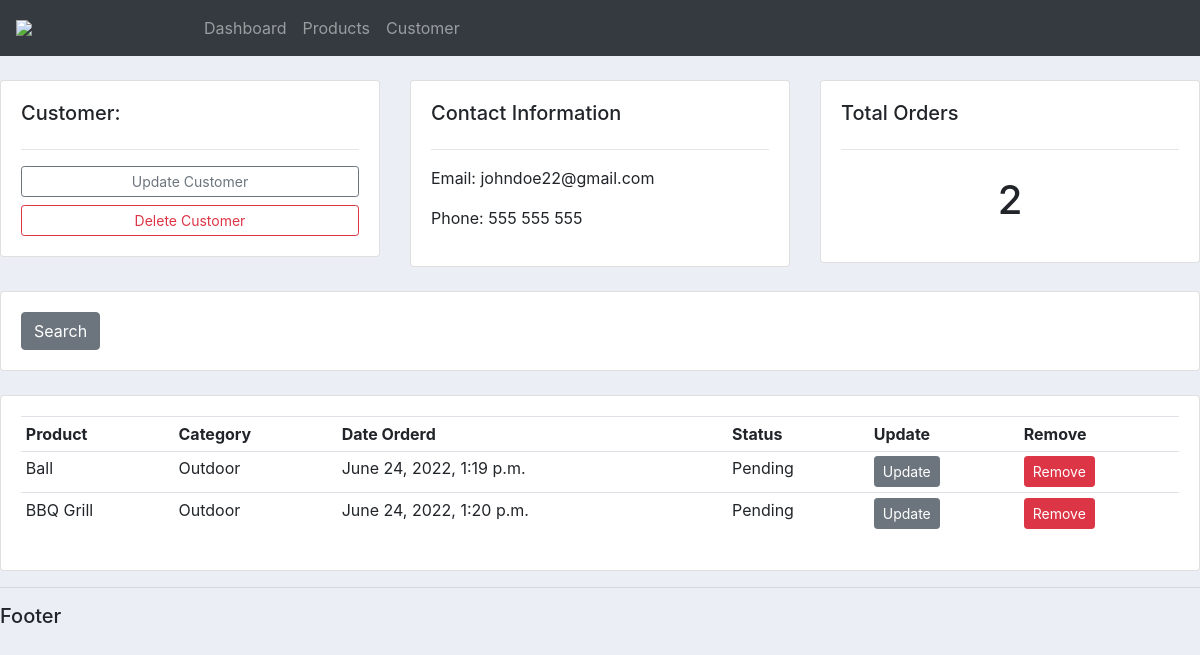
/customer/1, run on an earlier commit of the app's database.
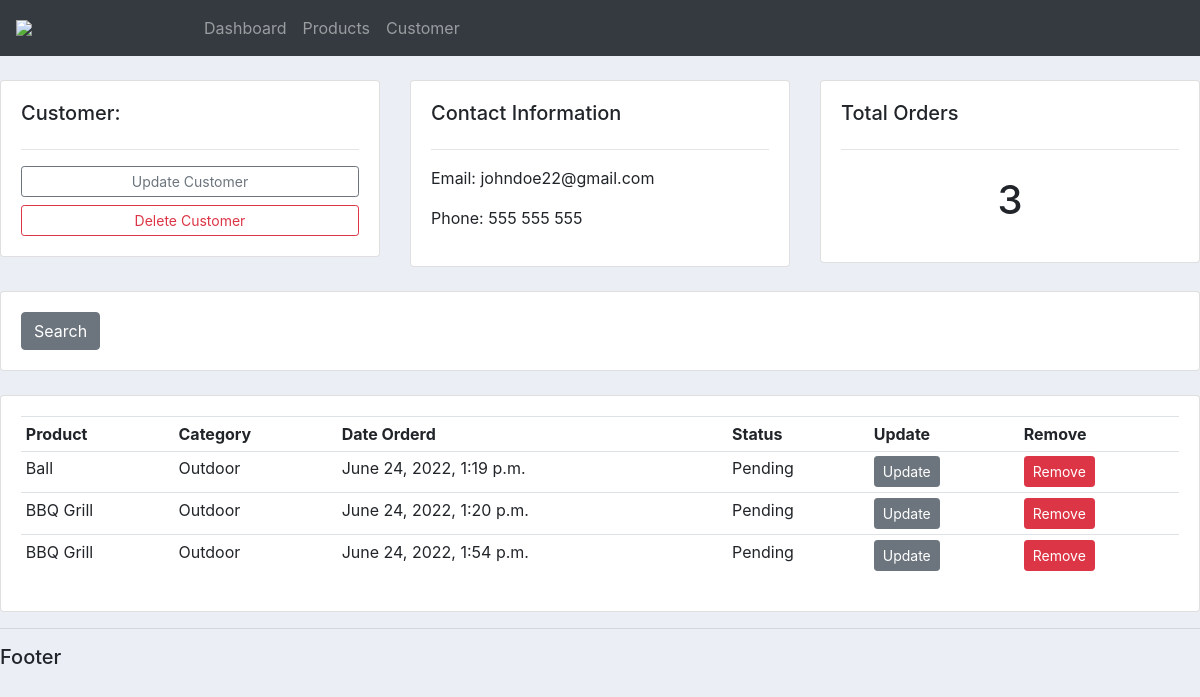
And on a later commit of the database.
### accounts/models.py (models this page shows)
class Order(models.Model):
    STATUS = (
        ('Pending', 'Pending'),
        ('Out for delivery', 'Out for delivery'),
        ('Delivered', 'Delivered'),
    )
    customer = models.ForeignKey(Customer, null=True, on_delete=models.SET_NULL)
    product = models.ForeignKey(Product, null=True, on_delete=models.SET_NULL)
    date_created = models.DateTimeField(auto_now_add=True, null=True)
    status = models.CharField(max_length=200, null=True, choices=STATUS)

class Product(models.Model):
    CATEGORY = (
        ('Indoor', 'Indoor'),
        ('Outdoor', 'Outdoor'),
        )
    name = models.CharField(max_length=200, null=True)
    price = models.FloatField(null=True)
    category = models.CharField(max_length=200, null=True, choices=CATEGORY)
    description = models.CharField(max_length=200, null=True, blank=True)
    date_created = models.DateTimeField(auto_now_add=True, null=True)
    tags = models.ManyToManyField(Tag)
    def __str__(self):
        return self.name

### accounts/views.py (the view)
# urls.py: path('customer/<str:pk_test>', views.customer, name="customer"),
def customer(request, pk_test):
    customer = Customer.objects.get(id=pk_test)
    orders = customer.order_set.all()
    order_count = orders.count()
    context = {
        'customer': customer,
        'orders': orders,
        'order_count': order_count,
    }
    return render(request, 'accounts/customer.html', context)

### accounts/templates/accounts/customer.html
{%  extends 'accounts/main.html' %}
{% block content %}
	<br>
<div class="row">
	<div class="col-md">
		<div class="card card-body">
			<h5>Customer:</h5>
			<hr>
			<a class="btn btn-outline-secondary  btn-sm btn-block" href="">Update Customer</a>
			<a class="btn btn-outline-danger  btn-sm btn-block" href="">Delete Customer</a>
		</div>
	</div>
	<div class="col-md">
		<div class="card card-body">
			<h5>Contact Information</h5>
			<hr>
			<p>Email: {{ customer.email }}</p>
			<p>Phone: {{ customer.phone }}</p>
		</div>
	</div>
	<div class="col-md">
		<div class="card card-body">
			<h5>Total Orders</h5>
			<hr>
			<h1 style="text-align: center;padding: 10px">{{ order_count }}</h1>
		</div>
	</div>
</div>
<br>
<div class="row">
	<div class="col">
		<div class="card card-body">
			<form method="get">
		    <button class="btn btn-secondary" type="submit">Search</button>
		  </form>
		</div>
	</div>
</div>
<br>
<div class="row">
	<div class="col-md">
		<div class="card card-body">
			<table class="table table-sm">
				<tr>
					<th>Product</th>
					<th>Category</th>
					<th>Date Orderd</th>
					<th>Status</th>
					<th>Update</th>
					<th>Remove</th>
				</tr>
				{% for order in orders %}
				<tr>
					<td>{{order.product}}</td>
					<td>{{order.product.category}}</td>
					<td>{{order.date_created}}</td>
					<td>{{order.status}}</td>
					<td><a class="btn btn-sm btn-secondary" href="">Update</a></td>
					<td><a class="btn btn-sm btn-danger" href="">Remove</a></td>
				</tr>
				{% endfor %}
			</table>
		</div>
	</div>
</div>
{% endblock %}

What changed in the data, as far as the page shows it:
added Order: product "BBQ Grill", product.category "Outdoor", date_created "June 24, 2022, 1:54 p.m.", status "Pending"
Also different on the page:
{{ order_count }}: "2" → "3"
